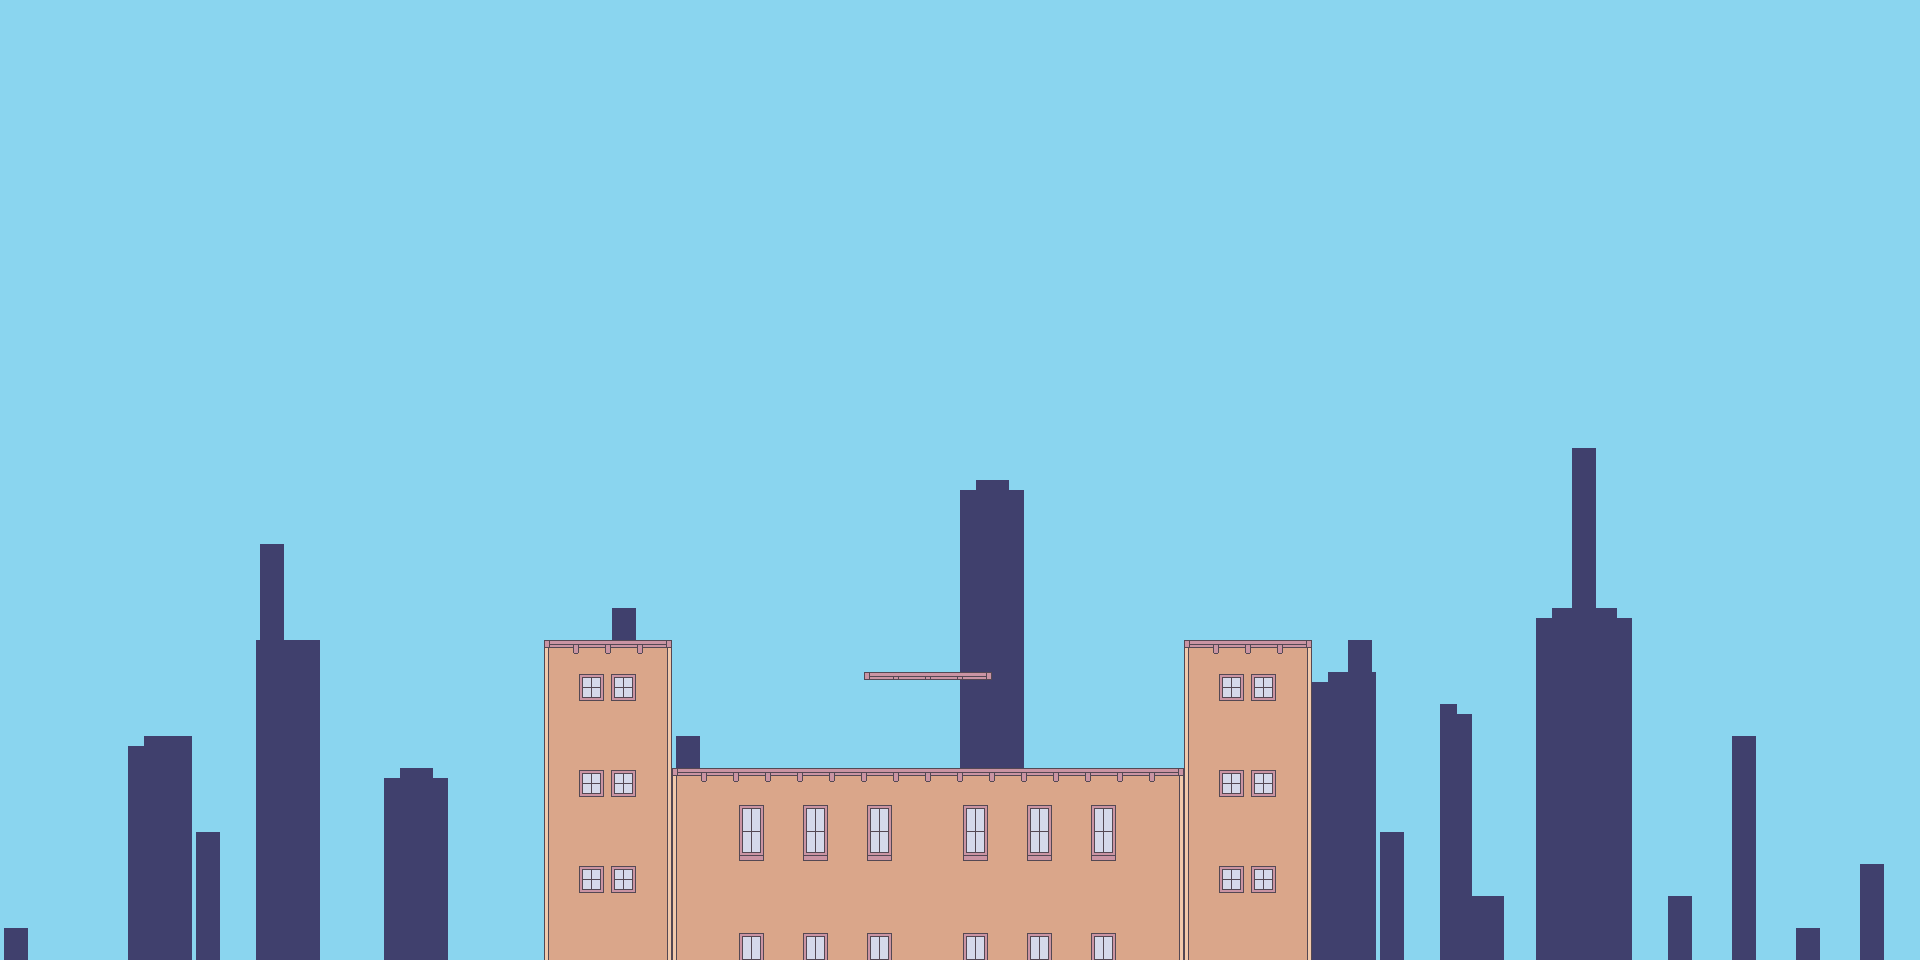

Tiled map render using the project's own tile images. Description and the map definition, with tile-layer contents summarised, below:
An orthogonal 60x30 tile map with 32x32 px tiles, 4 tile layers (SKY, BACK, MIDDLE, FRONT), 2 tilesets and 4 objects.

<map version="1.0" orientation="orthogonal" renderorder="right-down" width="60" height="30" tilewidth="32" tileheight="32" nextobjectid="26">
 <tileset firstgid="1" name="town" tilewidth="32" tileheight="32" spacing="1" tilecount="32" columns="8">
  <image source="../sprites/tilesets/town.PNG" width="276" height="149" />
 </tileset>
 <tileset firstgid="33" name="background" tilewidth="32" tileheight="32" spacing="1" tilecount="4" columns="2">
  <image source="../sprites/tilesets/background.png" width="65" height="65" />
 </tileset>
 <layer name="SKY" width="60" height="30">
  <data>[1800 cells, 1800 non-empty, 1 distinct tile ids]</data>
 </layer>
 <layer name="BACK" width="60" height="30">
  <data>[1800 cells, 212 non-empty, 4 distinct tile ids]</data>
 </layer>
 <layer name="MIDDLE" width="60" height="30">
  <data>[1800 cells, 180 non-empty, 12 distinct tile ids]</data>
 </layer>
 <layer name="FRONT" width="60" height="30">
  <data>[1800 cells, 0 non-empty, 0 distinct tile ids]</data>
 </layer>
 <objectgroup name="COLLISION">
  <object id="16" x="544" y="768" width="768" height="320" />
  <object id="18" x="864" y="672" width="128" />
  <object id="20" x="544" y="640" width="128" height="128" />
  <object id="21" x="1184" y="640" width="128" height="128" />
 </objectgroup>
 <objectgroup name="ENTITIES" />
</map>
